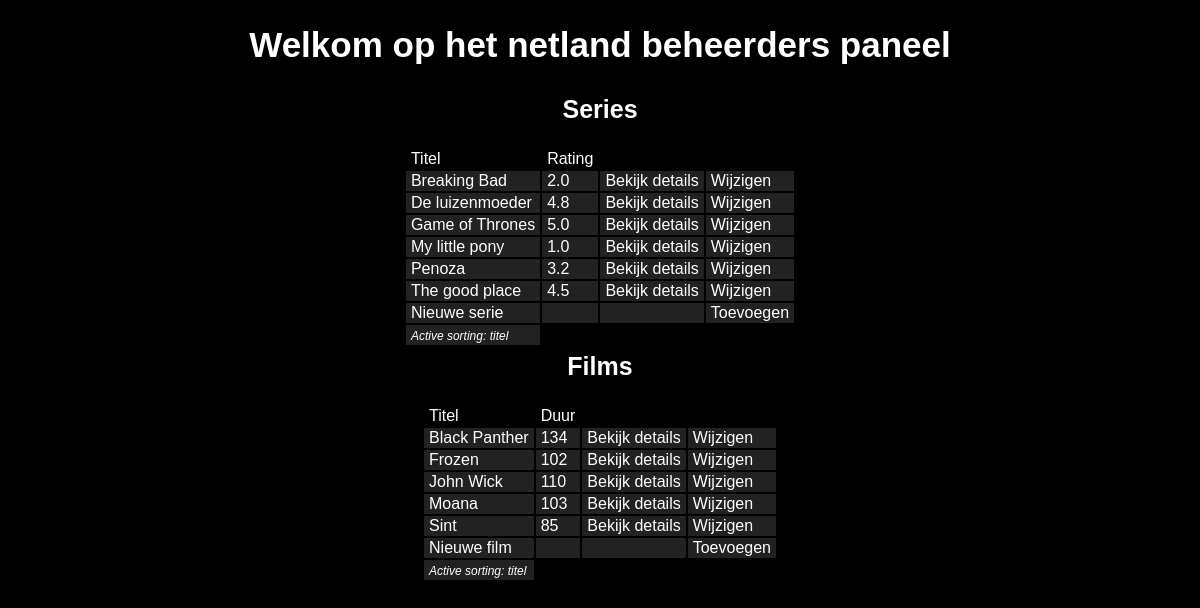
The page /index.php?series=titel&films=titel on the database its author committed.
### tables this page shows
CREATE TABLE `series` (
	id MEDIUMINT NOT NULL AUTO_INCREMENT PRIMARY KEY,
    title VARCHAR(100) NOT NULL,
    rating DECIMAL(2,1) NULL,
    summary TEXT NOT NULL,
    has_won_awards INT NOT NULL,
    seasons INT NOT NULL,
    country ENUM('NL', 'UK') NOT NULL,
    spoken_in_language ENUM('NL', 'EN') NOT NULL
);

CREATE TABLE `movies` (
	id MEDIUMINT NOT NULL AUTO_INCREMENT PRIMARY KEY,
    title VARCHAR(100) NOT NULL,
    length_in_minutes INTEGER NOT NULL,
    released_at DATE NULL,
    country_of_origin VARCHAR(2) NULL,
    summary TEXT NOT NULL,
    youtube_trailer_id VARCHAR(20) NULL
);

### index.php (the view, shortened to what this page needs)
<!DOCTYPE html>
<html lang="en">
    <head>
    <link rel="stylesheet" href="style.css">
    </head>
            <?php
            $host = 'localhost';
            $db = 'netland';
            $user = 'bit_academy';
            $password = 'bit_academy';
            $charset = 'latin1';
            $dsn = "mysql:host=$host;dbname=$db;charset=$charset";
            $options = [];
            try {
                $pdo = new PDO($dsn, $user, $password, $options);
            } catch (PDOException $e) {
                echo $e->getMessage();
            }
            $sertit = "SELECT * FROM series ORDER BY title ASC";
            $serrat = "SELECT * FROM series ORDER BY rating DESC";
            $filtit = "SELECT * FROM movies ORDER BY title ASC";
            $fillen = "SELECT * FROM movies ORDER BY length_in_minutes DESC";
            ?>
    <body>
        <div class="kop">Welkom op het netland beheerders paneel</div>
        <div class="kopje">Series</div>
        <?php
        if (isset($_GET["series"])) {
            $series = $_GET["series"];
            if ($_GET["series"] == "rating") {
                $sqls = $serrat;
            } else {
                $sqls = $sertit;
            }
        } else {
            $sqls = $sertit;
            $series = "titel";
        }
        if (isset($_GET["films"])) {
            $films = $_GET["films"];
            if ($_GET["films"] == "duur") {
                $sqlf = $fillen;
            } else {
                $sqlf = $filtit;
            }
        } else {
            $sqlf = $filtit;
            $films = "titel";
        }
        ?>
        <table class="backcol">
            <form action="index.php" method="get"><br>
                <tr><th><a href="index.php?series=titel&films=<?php echo $films ?>">Titel</a></th>
                <th><a href="index.php?series=rating&films=<?php echo $films ?>">Rating</a></th</tr>
            </form>
            <?php
            $result = $pdo->query($sqls);
            while ($row = $result->fetch()) {
                $rowname = "Bekijk details";
                $rownameedit = "Wijzigen";
                $rowid = $row["id"];
                $link = "series.php?id=" . $rowid;
                $linkedit = "edit_serie.php?id=" . $rowid;
                echo "<tr><td>" . $row["title"] . "</td><td>" . $row["rating"] . "</td><td>";
                echo "<a href=\"$link\" target=\"_blank\">" . $rowname . "</a></td><td>";
                echo "<a href=\"$linkedit\" target=\"_blank\">" . $rownameedit . "</a></td></tr>";
            }
            echo "<tr><td>Nieuwe serie</td><td></td><td></td><td><a href=\"add_serie.php\" target=\"_blank\">Toevoegen</a></td></tr>";
            if (isset($_GET["series"])) {
                echo "<tr><td><span2>Active sorting: " . $series . "</span2></td></tr>";
            }
            ?>
        </table>
        <div class="kopje">Films</div>
        <table class="backcol">
            <form action="index.php" method="get"><br>
                <tr><th><a href="index.php?films=titel&series=<?php echo $series ?>">Titel</a></th>
                <th><a href="index.php?films=duur&series=<?php echo $series ?>">Duur</a></th></tr>
            </form>
            <?php
            $result2 = $pdo->query($sqlf);
            while ($row2 = $result2->fetch()) {
                $rowname2 = "Bekijk details";
                $rowname2edit = "Wijzigen";
                $rowid2 = $row2["id"];
                $link2 = "films.php?id=" . $rowid2;
                $link2edit = "edit_film.php?id=" . $rowid2;
                echo "<tr><td>" . $row2["title"] . "</td><td>" . $row2["length_in_minutes"] . "</td><td>";
                echo "<a href=\"$link2\" target=\"_blank\">" . $rowname2 . "</a></td><td>";
                echo "<a href=\"$link2edit\" target=\"_blank\">" . $rowname2edit . "</a></td></tr>";
            }
            echo "<tr><td>Nieuwe film</td><td></td><td></td><td><a href=\"add_film.php\" target=\"_blank\">Toevoegen</a></td></tr>";
            if (isset($_GET["films"])) {
                echo "<tr><td><span2>Active sorting: " . $films . "</span2></td></tr>";
            }
            ?>
        </table>
    </body>
</html>

### style.css (style rules this page uses)
body { background-color: #000; font-family: arial; font-size: 16px; color: #fff; padding-bottom: 10px; text-align: left; }
.kop { font-size: 35px; font-weight: bold; text-align: center; margin-top: 20px; padding: 5px; margin-bottom: 20px; }
.kopje { font-size: 25px; font-weight: bold; text-align: center; padding: 5px; }
.backcol { display: flex; justify-content: center; border-style: hidden; }
td { padding: 1px; padding-right: 5px; padding-left: 5px; border-style: hidden; background-color: #222; }
th { font-size: 16px; font-weight: bold; padding: 1px; padding-right: 5px; padding-left: 5px; border-style: hidden; }
a { font-weight: normal; color: #fff; text-decoration: none; }
span2 { font-size: 12px; font-weight: normal; font-style: italic; }

### rows shown on the page
series: title "Breaking Bad", rating "2.0", rowname "Bekijk details", rownameedit "Wijzigen"
series: title "De luizenmoeder", rating "4.8", rowname "Bekijk details", rownameedit "Wijzigen"
series: title "Game of Thrones", rating "5.0", rowname "Bekijk details", rownameedit "Wijzigen"
series: title "My little pony", rating "1.0", rowname "Bekijk details", rownameedit "Wijzigen"
series: title "Penoza", rating "3.2", rowname "Bekijk details", rownameedit "Wijzigen"
series: title "The good place", rating "4.5", rowname "Bekijk details", rownameedit "Wijzigen"
movies: title "Black Panther", length_in_minutes "134", rowname2 "Bekijk details", rowname2edit "Wijzigen"
movies: title "Frozen", length_in_minutes "102", rowname2 "Bekijk details", rowname2edit "Wijzigen"
movies: title "John Wick", length_in_minutes "110", rowname2 "Bekijk details", rowname2edit "Wijzigen"
movies: title "Moana", length_in_minutes "103", rowname2 "Bekijk details", rowname2edit "Wijzigen"
movies: title "Sint", length_in_minutes "85", rowname2 "Bekijk details", rowname2edit "Wijzigen"

### other values the page prints
$series "titel"
$films "titel"
